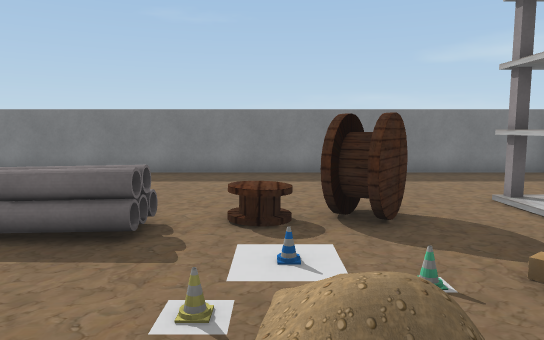
view 1 (above)

12 first-person views from a walk through a scene from a Unity 3-D project. The camera is 1.2 m above the floor, tilts 6° down and sees 70° across. The floor is counted in squares, 1 m on a side. Each view is taken from the middle of a square. On the plan, view 1 faces up. The plan holds only what a view shows up to about 15 squares ahead; the rest is blank. The player character is not drawn. Some surface patterns are stand-ins.

view 2
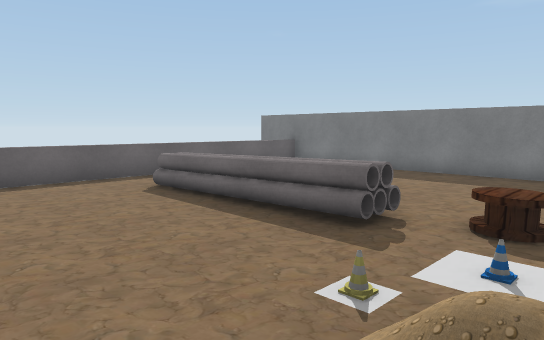

view 3
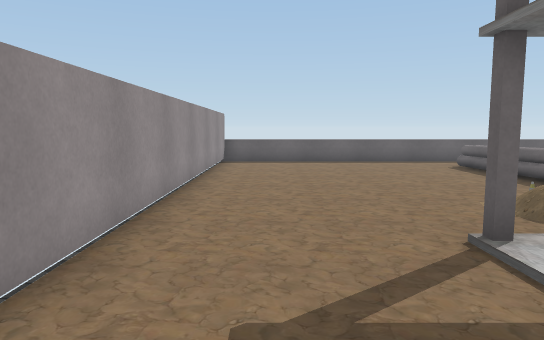

view 4
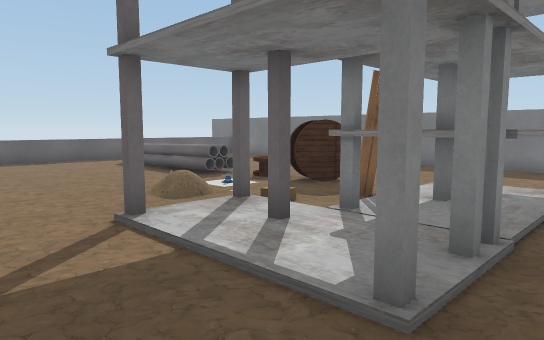

view 5
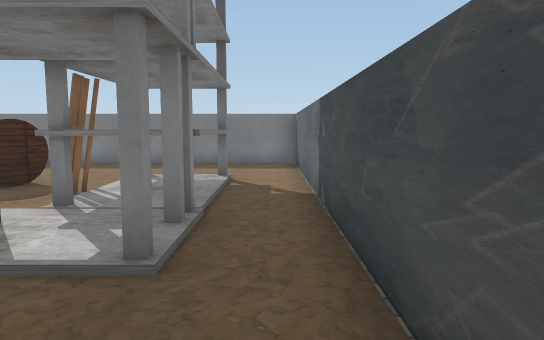

view 6
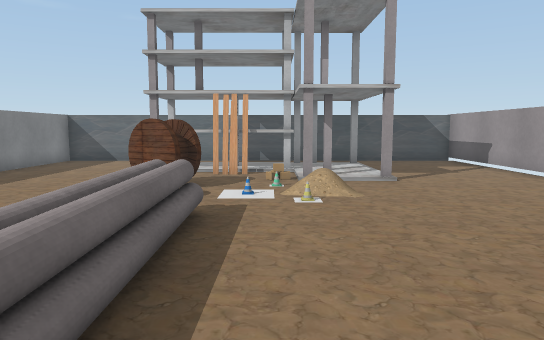

view 7
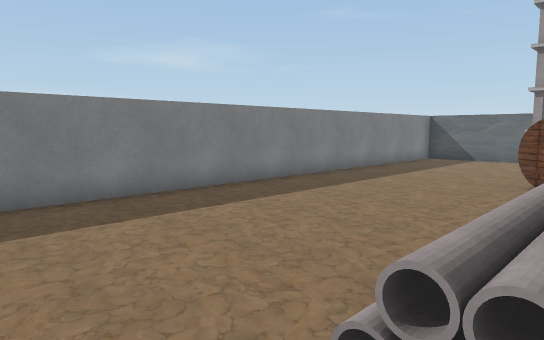

view 8
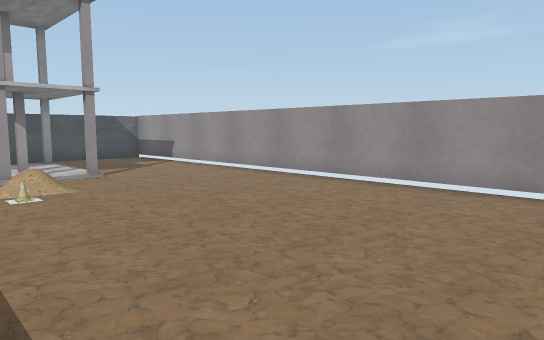

view 9
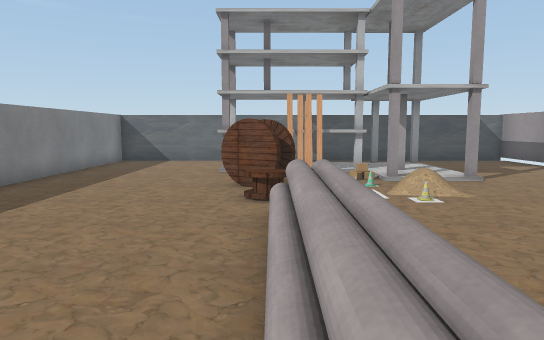

view 10
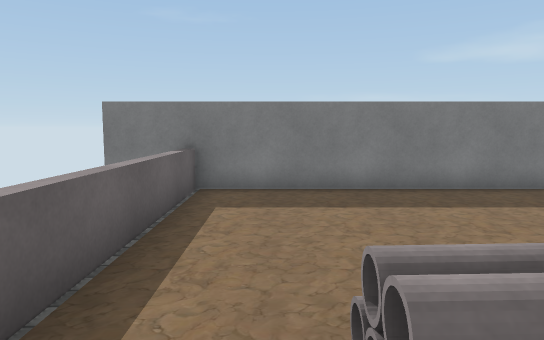

view 11
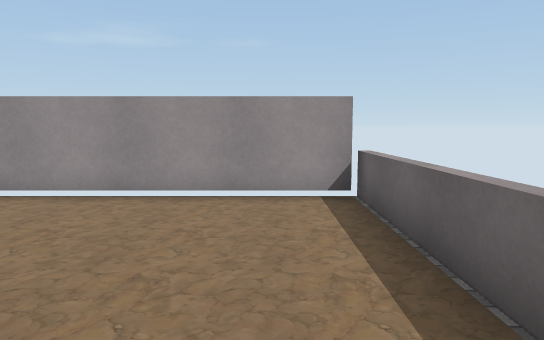

view 12
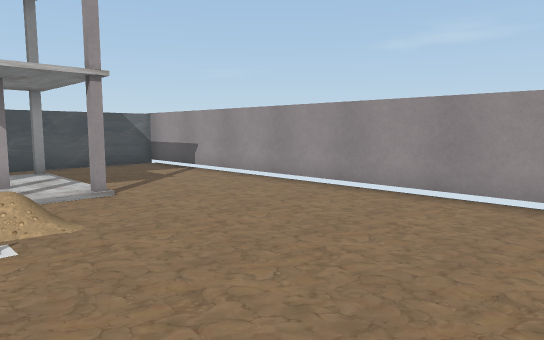

### Floor plan
Key: @ floor where view 1 was taken; # wall or solid block; . main floor; : floor 0.25 m higher than the main floor; / step, stairs or slope; = window, fence, low wall or low ledge; T thing the floor can be seen under or through; O other object.
Columns run from 10 left of view 1 to 8 right of it. Each row starts with its distance up from view 1.
 11 ###################
 10  =................#
  9  =................#
  8  =................#
  7  =................#
  6  =.........##.T T.#
  5  =..=====.O=#.TTT.#
  4  =..=====.....TTT.#
  3  =........../.TTT.#
  2  =.........:#...#.#
  1  =................#
  0  =........@.#...#.#
 -1  =................#
 -2  =................#
 -3  =................#
 -4  ##################

Positions as (right, up) in squares from view 1, and headings:
1: (0, 0), facing up
2: (1, 0), facing up-left
3: (6, -2), facing left
4: (7, -2), facing up-left
5: (7, -3), facing up
6: (-7, 3), facing right
7: (-8, 4), facing up-right
8: (-8, 4), facing down-right
9: (-7, 5), facing right
10: (-7, 3), facing up
11: (-7, 3), facing down
12: (-5, 3), facing down-right
